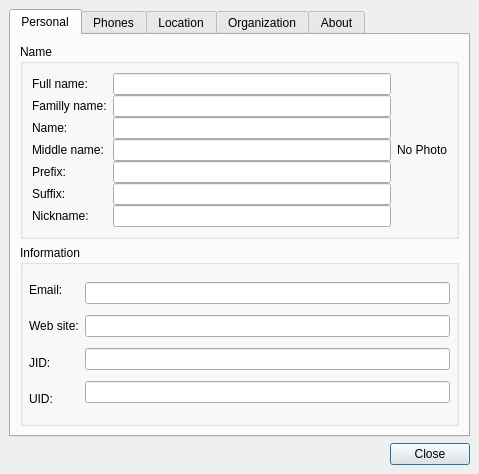
<ui version="4.0" >
 <class>vcard</class>
 <widget class="QDialog" name="vcard" >
  <property name="geometry" >
   <rect>
    <x>0</x>
    <y>0</y>
    <width>479</width>
    <height>474</height>
   </rect>
  </property>
  <property name="windowTitle" >
   <string>User Information</string>
  </property>
  <layout class="QGridLayout" >
   <property name="margin" >
    <number>9</number>
   </property>
   <property name="spacing" >
    <number>6</number>
   </property>
   <item row="1" column="1" >
    <widget class="QPushButton" name="pushButton" >
     <property name="text" >
      <string>Close</string>
     </property>
    </widget>
   </item>
   <item row="1" column="0" >
    <spacer>
     <property name="orientation" >
      <enum>Qt::Horizontal</enum>
     </property>
     <property name="sizeHint" >
      <size>
       <width>431</width>
       <height>20</height>
      </size>
     </property>
    </spacer>
   </item>
   <item row="0" column="0" colspan="2" >
    <widget class="QTabWidget" name="tab" >
     <property name="currentIndex" >
      <number>0</number>
     </property>
     <widget class="QWidget" name="tab_2" >
      <attribute name="title" >
       <string>Personal</string>
      </attribute>
      <layout class="QGridLayout" >
       <property name="margin" >
        <number>9</number>
       </property>
       <property name="spacing" >
        <number>6</number>
       </property>
       <item row="0" column="0" >
        <widget class="QGroupBox" name="groupBox" >
         <property name="title" >
          <string>Name</string>
         </property>
         <layout class="QGridLayout" >
          <property name="margin" >
           <number>9</number>
          </property>
          <property name="spacing" >
           <number>6</number>
          </property>
          <item row="0" column="1" >
           <widget class="QLabel" name="photo" >
            <property name="maximumSize" >
             <size>
              <width>211</width>
              <height>211</height>
             </size>
            </property>
            <property name="text" >
             <string>No Photo</string>
            </property>
           </widget>
          </item>
          <item row="0" column="0" >
           <layout class="QHBoxLayout" >
            <property name="margin" >
             <number>0</number>
            </property>
            <property name="spacing" >
             <number>6</number>
            </property>
            <item>
             <layout class="QVBoxLayout" >
              <property name="margin" >
               <number>0</number>
              </property>
              <property name="spacing" >
               <number>0</number>
              </property>
              <item>
               <widget class="QLabel" name="fullnamelabel" >
                <property name="text" >
                 <string>Full name:</string>
                </property>
               </widget>
              </item>
              <item>
               <widget class="QLabel" name="famillynamelabel" >
                <property name="text" >
                 <string>Familly name:</string>
                </property>
               </widget>
              </item>
              <item>
               <widget class="QLabel" name="namelabel" >
                <property name="text" >
                 <string>Name:</string>
                </property>
               </widget>
              </item>
              <item>
               <widget class="QLabel" name="middlenamelabel" >
                <property name="text" >
                 <string>Middle name:</string>
                </property>
               </widget>
              </item>
              <item>
               <widget class="QLabel" name="prefixlabel" >
                <property name="text" >
                 <string>Prefix:</string>
                </property>
               </widget>
              </item>
              <item>
               <widget class="QLabel" name="suffixlabel" >
                <property name="text" >
                 <string>Suffix:</string>
                </property>
               </widget>
              </item>
              <item>
               <widget class="QLabel" name="nicknamelabel" >
                <property name="text" >
                 <string>Nickname:</string>
                </property>
               </widget>
              </item>
             </layout>
            </item>
            <item>
             <layout class="QVBoxLayout" >
              <property name="margin" >
               <number>0</number>
              </property>
              <property name="spacing" >
               <number>0</number>
              </property>
              <item>
               <widget class="QLineEdit" name="fullname" />
              </item>
              <item>
               <widget class="QLineEdit" name="famillyname" />
              </item>
              <item>
               <widget class="QLineEdit" name="name" />
              </item>
              <item>
               <widget class="QLineEdit" name="middlename" />
              </item>
              <item>
               <widget class="QLineEdit" name="prefix" />
              </item>
              <item>
               <widget class="QLineEdit" name="suffix" />
              </item>
              <item>
               <widget class="QLineEdit" name="nickname" />
              </item>
             </layout>
            </item>
           </layout>
          </item>
         </layout>
        </widget>
       </item>
       <item row="1" column="0" >
        <widget class="QGroupBox" name="groupBox_2" >
         <property name="title" >
          <string>Information</string>
         </property>
         <layout class="QHBoxLayout" >
          <property name="margin" >
           <number>6</number>
          </property>
          <property name="spacing" >
           <number>6</number>
          </property>
          <item>
           <layout class="QHBoxLayout" >
            <property name="margin" >
             <number>0</number>
            </property>
            <property name="spacing" >
             <number>6</number>
            </property>
            <item>
             <layout class="QVBoxLayout" >
              <property name="margin" >
               <number>0</number>
              </property>
              <property name="spacing" >
               <number>0</number>
              </property>
              <item>
               <widget class="QLabel" name="emaillabel" >
                <property name="text" >
                 <string>Email:</string>
                </property>
               </widget>
              </item>
              <item>
               <widget class="QLabel" name="websitelabel" >
                <property name="text" >
                 <string>Web site:</string>
                </property>
               </widget>
              </item>
              <item>
               <widget class="QLabel" name="jidlabel" >
                <property name="text" >
                 <string>JID:</string>
                </property>
               </widget>
              </item>
              <item>
               <widget class="QLabel" name="uidlabel" >
                <property name="text" >
                 <string>UID:</string>
                </property>
               </widget>
              </item>
             </layout>
            </item>
            <item>
             <layout class="QVBoxLayout" >
              <property name="margin" >
               <number>0</number>
              </property>
              <property name="spacing" >
               <number>0</number>
              </property>
              <item>
               <widget class="QLineEdit" name="email" />
              </item>
              <item>
               <widget class="QLineEdit" name="website" />
              </item>
              <item>
               <widget class="QLineEdit" name="jid" />
              </item>
              <item>
               <widget class="QLineEdit" name="uid" />
              </item>
             </layout>
            </item>
           </layout>
          </item>
         </layout>
        </widget>
       </item>
      </layout>
     </widget>
     <widget class="QWidget" name="tab" >
      <attribute name="title" >
       <string>Phones</string>
      </attribute>
      <layout class="QGridLayout" >
       <property name="margin" >
        <number>9</number>
       </property>
       <property name="spacing" >
        <number>6</number>
       </property>
       <item row="1" column="0" >
        <spacer>
         <property name="orientation" >
          <enum>Qt::Vertical</enum>
         </property>
         <property name="sizeHint" >
          <size>
           <width>20</width>
           <height>40</height>
          </size>
         </property>
        </spacer>
       </item>
       <item row="0" column="0" >
        <widget class="QGroupBox" name="groupBox_3" >
         <property name="title" >
          <string>Telephone numbers</string>
         </property>
         <layout class="QVBoxLayout" >
          <property name="margin" >
           <number>6</number>
          </property>
          <property name="spacing" >
           <number>6</number>
          </property>
          <item>
           <layout class="QHBoxLayout" >
            <property name="margin" >
             <number>0</number>
            </property>
            <property name="spacing" >
             <number>6</number>
            </property>
            <item>
             <layout class="QVBoxLayout" >
              <property name="margin" >
               <number>0</number>
              </property>
              <property name="spacing" >
               <number>2</number>
              </property>
              <item>
               <widget class="QLabel" name="preferredlabel" >
                <property name="text" >
                 <string>Preferred:</string>
                </property>
               </widget>
              </item>
              <item>
               <widget class="QLabel" name="homelabel" >
                <property name="text" >
                 <string>Home:</string>
                </property>
               </widget>
              </item>
              <item>
               <widget class="QLabel" name="worklabel" >
                <property name="text" >
                 <string>Work:</string>
                </property>
               </widget>
              </item>
              <item>
               <widget class="QLabel" name="voicelabel" >
                <property name="text" >
                 <string>Voice:</string>
                </property>
               </widget>
              </item>
              <item>
               <widget class="QLabel" name="faxlabel" >
                <property name="text" >
                 <string>Fax:</string>
                </property>
               </widget>
              </item>
              <item>
               <widget class="QLabel" name="pagerlabel" >
                <property name="text" >
                 <string>Pager:</string>
                </property>
               </widget>
              </item>
              <item>
               <widget class="QLabel" name="messagerecorderlabel" >
                <property name="text" >
                 <string>Message recorder:</string>
                </property>
               </widget>
              </item>
              <item>
               <widget class="QLabel" name="celllabel" >
                <property name="text" >
                 <string>Cell:</string>
                </property>
               </widget>
              </item>
              <item>
               <widget class="QLabel" name="videolabel" >
                <property name="text" >
                 <string>Video:</string>
                </property>
               </widget>
              </item>
              <item>
               <widget class="QLabel" name="bbslabel" >
                <property name="text" >
                 <string>BBS:</string>
                </property>
               </widget>
              </item>
              <item>
               <widget class="QLabel" name="modemlabel" >
                <property name="text" >
                 <string>Modem:</string>
                </property>
               </widget>
              </item>
              <item>
               <widget class="QLabel" name="isdnlabel" >
                <property name="text" >
                 <string>ISDN:</string>
                </property>
               </widget>
              </item>
              <item>
               <widget class="QLabel" name="pcslabel" >
                <property name="text" >
                 <string>PCS:</string>
                </property>
               </widget>
              </item>
             </layout>
            </item>
            <item>
             <layout class="QVBoxLayout" >
              <property name="margin" >
               <number>0</number>
              </property>
              <property name="spacing" >
               <number>2</number>
              </property>
              <item>
               <widget class="QLineEdit" name="preferred" />
              </item>
              <item>
               <widget class="QLineEdit" name="home" />
              </item>
              <item>
               <widget class="QLineEdit" name="work" />
              </item>
              <item>
               <widget class="QLineEdit" name="voice" />
              </item>
              <item>
               <widget class="QLineEdit" name="fax" />
              </item>
              <item>
               <widget class="QLineEdit" name="pager" />
              </item>
              <item>
               <widget class="QLineEdit" name="messagerecorder" />
              </item>
              <item>
               <widget class="QLineEdit" name="cell" />
              </item>
              <item>
               <widget class="QLineEdit" name="video" />
              </item>
              <item>
               <widget class="QLineEdit" name="bbs" />
              </item>
              <item>
               <widget class="QLineEdit" name="modem" />
              </item>
              <item>
               <widget class="QLineEdit" name="isdn" />
              </item>
              <item>
               <widget class="QLineEdit" name="pcs" />
              </item>
             </layout>
            </item>
           </layout>
          </item>
         </layout>
        </widget>
       </item>
      </layout>
     </widget>
     <widget class="QWidget" name="tab_4" >
      <attribute name="title" >
       <string>Location</string>
      </attribute>
      <layout class="QGridLayout" >
       <property name="margin" >
        <number>9</number>
       </property>
       <property name="spacing" >
        <number>6</number>
       </property>
       <item row="2" column="0" >
        <spacer>
         <property name="orientation" >
          <enum>Qt::Vertical</enum>
         </property>
         <property name="sizeHint" >
          <size>
           <width>20</width>
           <height>111</height>
          </size>
         </property>
        </spacer>
       </item>
       <item row="1" column="0" >
        <widget class="QGroupBox" name="groupBox_5" >
         <property name="title" >
          <string>Geographical position</string>
         </property>
         <layout class="QHBoxLayout" >
          <property name="margin" >
           <number>6</number>
          </property>
          <property name="spacing" >
           <number>6</number>
          </property>
          <item>
           <layout class="QHBoxLayout" >
            <property name="margin" >
             <number>0</number>
            </property>
            <property name="spacing" >
             <number>6</number>
            </property>
            <item>
             <layout class="QVBoxLayout" >
              <property name="margin" >
               <number>0</number>
              </property>
              <property name="spacing" >
               <number>2</number>
              </property>
              <item>
               <widget class="QLabel" name="latitudelabel" >
                <property name="text" >
                 <string>Latitude:</string>
                </property>
               </widget>
              </item>
              <item>
               <widget class="QLabel" name="logitudelabel" >
                <property name="text" >
                 <string>Logitude:</string>
                </property>
               </widget>
              </item>
             </layout>
            </item>
            <item>
             <layout class="QVBoxLayout" >
              <property name="margin" >
               <number>0</number>
              </property>
              <property name="spacing" >
               <number>2</number>
              </property>
              <item>
               <widget class="QLineEdit" name="latitude" />
              </item>
              <item>
               <widget class="QLineEdit" name="logitude" />
              </item>
             </layout>
            </item>
           </layout>
          </item>
         </layout>
        </widget>
       </item>
       <item row="0" column="0" >
        <widget class="QGroupBox" name="groupBox_4" >
         <property name="title" >
          <string>Address</string>
         </property>
         <layout class="QVBoxLayout" >
          <property name="margin" >
           <number>6</number>
          </property>
          <property name="spacing" >
           <number>6</number>
          </property>
          <item>
           <layout class="QHBoxLayout" >
            <property name="margin" >
             <number>0</number>
            </property>
            <property name="spacing" >
             <number>6</number>
            </property>
            <item>
             <layout class="QVBoxLayout" >
              <property name="margin" >
               <number>0</number>
              </property>
              <property name="spacing" >
               <number>2</number>
              </property>
              <item>
               <widget class="QLabel" name="addresslabel" >
                <property name="text" >
                 <string>Address:</string>
                </property>
               </widget>
              </item>
              <item>
               <widget class="QLabel" name="address2label" >
                <property name="text" >
                 <string>Address 2:</string>
                </property>
               </widget>
              </item>
              <item>
               <widget class="QLabel" name="citylabel" >
                <property name="text" >
                 <string>City:</string>
                </property>
               </widget>
              </item>
              <item>
               <widget class="QLabel" name="statelabel" >
                <property name="text" >
                 <string>State:</string>
                </property>
               </widget>
              </item>
              <item>
               <widget class="QLabel" name="postalcodelabel" >
                <property name="text" >
                 <string>Postal code:</string>
                </property>
               </widget>
              </item>
              <item>
               <widget class="QLabel" name="countrylabel" >
                <property name="text" >
                 <string>Country:</string>
                </property>
               </widget>
              </item>
             </layout>
            </item>
            <item>
             <layout class="QVBoxLayout" >
              <property name="margin" >
               <number>0</number>
              </property>
              <property name="spacing" >
               <number>2</number>
              </property>
              <item>
               <widget class="QLineEdit" name="address" />
              </item>
              <item>
               <widget class="QLineEdit" name="address2" />
              </item>
              <item>
               <widget class="QLineEdit" name="city" />
              </item>
              <item>
               <widget class="QLineEdit" name="state" />
              </item>
              <item>
               <widget class="QLineEdit" name="postalcode" />
              </item>
              <item>
               <widget class="QLineEdit" name="country" />
              </item>
             </layout>
            </item>
           </layout>
          </item>
         </layout>
        </widget>
       </item>
      </layout>
     </widget>
     <widget class="QWidget" name="tab_5" >
      <attribute name="title" >
       <string>Organization</string>
      </attribute>
      <layout class="QGridLayout" >
       <property name="margin" >
        <number>9</number>
       </property>
       <property name="spacing" >
        <number>6</number>
       </property>
       <item row="0" column="0" >
        <widget class="QGroupBox" name="groupBox_31" >
         <property name="title" >
          <string>Details</string>
         </property>
         <layout class="QVBoxLayout" >
          <property name="margin" >
           <number>6</number>
          </property>
          <property name="spacing" >
           <number>6</number>
          </property>
          <item>
           <layout class="QHBoxLayout" >
            <property name="margin" >
             <number>0</number>
            </property>
            <property name="spacing" >
             <number>6</number>
            </property>
            <item>
             <layout class="QVBoxLayout" >
              <property name="margin" >
               <number>0</number>
              </property>
              <property name="spacing" >
               <number>2</number>
              </property>
              <item>
               <widget class="QLabel" name="orgnamelabel" >
                <property name="text" >
                 <string>Name:</string>
                </property>
               </widget>
              </item>
              <item>
               <widget class="QLabel" name="orgunitlabel" >
                <property name="text" >
                 <string>Unit:</string>
                </property>
               </widget>
              </item>
             </layout>
            </item>
            <item>
             <layout class="QVBoxLayout" >
              <property name="margin" >
               <number>0</number>
              </property>
              <property name="spacing" >
               <number>2</number>
              </property>
              <item>
               <widget class="QLineEdit" name="orgname" />
              </item>
              <item>
               <widget class="QLineEdit" name="orgunit" />
              </item>
             </layout>
            </item>
           </layout>
          </item>
         </layout>
        </widget>
       </item>
       <item row="1" column="0" >
        <widget class="QGroupBox" name="groupBox_28" >
         <property name="title" >
          <string>Personal</string>
         </property>
         <layout class="QVBoxLayout" >
          <property name="margin" >
           <number>6</number>
          </property>
          <property name="spacing" >
           <number>6</number>
          </property>
          <item>
           <layout class="QHBoxLayout" >
            <property name="margin" >
             <number>0</number>
            </property>
            <property name="spacing" >
             <number>6</number>
            </property>
            <item>
             <layout class="QVBoxLayout" >
              <property name="margin" >
               <number>0</number>
              </property>
              <property name="spacing" >
               <number>2</number>
              </property>
              <item>
               <widget class="QLabel" name="orgtitlelabel" >
                <property name="text" >
                 <string>Title:</string>
                </property>
               </widget>
              </item>
              <item>
               <widget class="QLabel" name="orgrolelabel" >
                <property name="text" >
                 <string>Role:</string>
                </property>
               </widget>
              </item>
             </layout>
            </item>
            <item>
             <layout class="QVBoxLayout" >
              <property name="margin" >
               <number>0</number>
              </property>
              <property name="spacing" >
               <number>2</number>
              </property>
              <item>
               <widget class="QLineEdit" name="orgtitle" />
              </item>
              <item>
               <widget class="QLineEdit" name="orgrole" />
              </item>
             </layout>
            </item>
           </layout>
          </item>
         </layout>
        </widget>
       </item>
       <item row="2" column="0" >
        <spacer>
         <property name="orientation" >
          <enum>Qt::Vertical</enum>
         </property>
         <property name="sizeHint" >
          <size>
           <width>20</width>
           <height>221</height>
          </size>
         </property>
        </spacer>
       </item>
      </layout>
     </widget>
     <widget class="QWidget" name="tab_6" >
      <attribute name="title" >
       <string>About</string>
      </attribute>
      <layout class="QGridLayout" >
       <property name="margin" >
        <number>9</number>
       </property>
       <property name="spacing" >
        <number>6</number>
       </property>
       <item row="1" column="0" >
        <widget class="QGroupBox" name="groupBox_33" >
         <property name="title" >
          <string>About</string>
         </property>
         <layout class="QGridLayout" >
          <property name="margin" >
           <number>6</number>
          </property>
          <property name="spacing" >
           <number>6</number>
          </property>
          <item row="0" column="0" >
           <widget class="QTextEdit" name="about" />
          </item>
         </layout>
        </widget>
       </item>
       <item row="0" column="0" >
        <widget class="QGroupBox" name="groupBox_32" >
         <property name="title" >
          <string>Birthday</string>
         </property>
         <layout class="QGridLayout" >
          <property name="margin" >
           <number>6</number>
          </property>
          <property name="spacing" >
           <number>6</number>
          </property>
          <item row="0" column="0" >
           <layout class="QHBoxLayout" >
            <property name="margin" >
             <number>0</number>
            </property>
            <property name="spacing" >
             <number>6</number>
            </property>
            <item>
             <layout class="QVBoxLayout" >
              <property name="margin" >
               <number>0</number>
              </property>
              <property name="spacing" >
               <number>2</number>
              </property>
              <item>
               <widget class="QLabel" name="birthdaylabel" >
                <property name="text" >
                 <string>Birthday:</string>
                </property>
               </widget>
              </item>
             </layout>
            </item>
            <item>
             <layout class="QVBoxLayout" >
              <property name="margin" >
               <number>0</number>
              </property>
              <property name="spacing" >
               <number>2</number>
              </property>
              <item>
               <widget class="QLineEdit" name="birthday" />
              </item>
             </layout>
            </item>
           </layout>
          </item>
         </layout>
        </widget>
       </item>
      </layout>
     </widget>
    </widget>
   </item>
  </layout>
 </widget>
 <resources/>
 <connections>
  <connection>
   <sender>pushButton</sender>
   <signal>clicked()</signal>
   <receiver>vcard</receiver>
   <slot>reject()</slot>
   <hints>
    <hint type="sourcelabel" >
     <x>368</x>
     <y>473</y>
    </hint>
    <hint type="destinationlabel" >
     <x>295</x>
     <y>473</y>
    </hint>
   </hints>
  </connection>
 </connections>
</ui>
